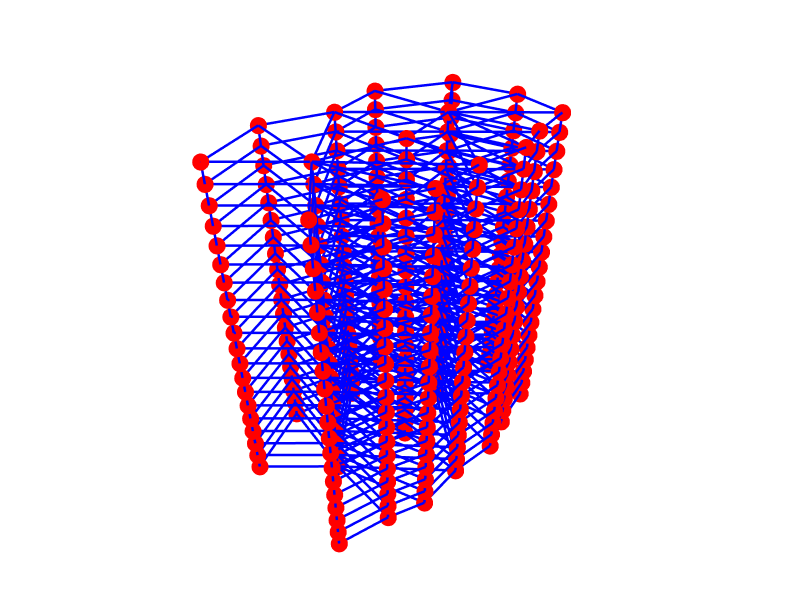

The notebook cell this image was saved under:
### Code cell
# Alternative: Show ONLY the adjacency graph without building geometry
Graph.Show(g_full,
           vertexSize=20,
           vertexColor="red",
           edgeWidth=5,
           edgeColor="blue",
           backgroundColor="white",
           width=800,
           height=600,
           renderer=renderer)

### Figure 1 — Plotly figure (JSON) as saved in the notebook; plotly's stock layout.template omitted (floating-point values rounded to 4 significant figures; data arrays with more than 128 entries replaced by an {"elided": "..."} marker saying what was removed)
{"data": [{"hoverinfo": "text", "legendgroup": "5", "legendrank": 5, "line": {"color": "blue", "dash": "solid", "width": 5}, "marker": {"size": 0}, "mode": "lines", "name": "Graph Edges", "showlegend": false, "text": "", "type": "scatter3d", "x": {"elided": "2772 float values"}, "y": {"elided": "2772 float values"}, "z": {"elided": "2772 int values"}}, {"customdata": {"elided": "320 str values"}, "hoverinfo": "text", "hovertemplate": {"elided": "320 str values"}, "hovertext": {"elided": "320 str values"}, "legendgroup": "4", "legendrank": 4, "marker": {"color": {"elided": "320 str values"}, "line": {"width": 0}, "opacity": 1, "size": {"elided": "320 int values"}, "sizemode": "diameter", "symbol": "circle"}, "mode": "markers", "name": "Graph Vertices", "showlegend": false, "text": {"elided": "320 str values"}, "type": "scatter3d", "x": {"elided": "320 float values"}, "y": {"elided": "320 float values"}, "z": {"elided": "320 int values"}}], "layout": {"autosize": true, "height": 600, "margin": {"b": 40, "l": 40, "r": 40, "t": 40}, "paper_bgcolor": "#FFFFFF", "plot_bgcolor": "#FFFFFF", "scene": {"aspectmode": "data", "camera": {"center": {"x": 0, "y": 0, "z": 0}, "eye": {"x": -1.25, "y": -1.25, "z": 1.25}, "projection": {"type": "perspective"}, "up": {"x": 0, "y": 0, "z": 1}}, "xaxis": {"visible": false}, "yaxis": {"visible": false}, "zaxis": {"visible": false}}, "showlegend": true, "width": 800, "xaxis": {"showgrid": false, "visible": false, "zeroline": false}, "yaxis": {"showgrid": false, "visible": false, "zeroline": false}}}
